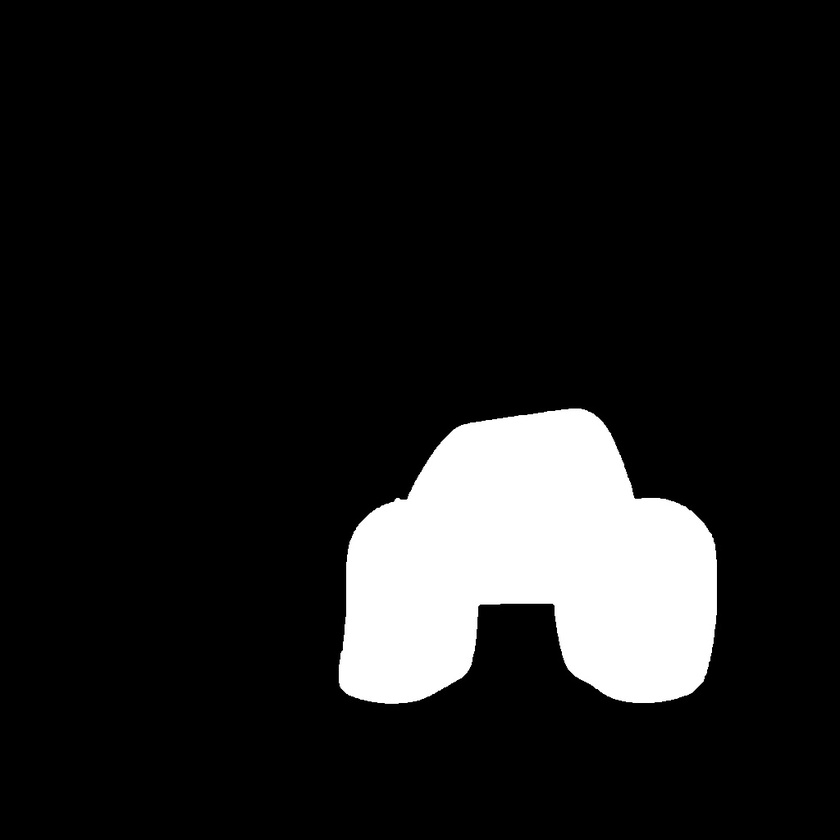
#> input picture code/test2.jpg, 840 x 840 px, shrunk from 1024 x 1024 before the run
$ python Cvtest.py   (older library calls are emulated)
#> lines starting #> are read from the running program, lines starting #| are printed output that depends on the picture; after the words box and inside, x2 and y2 are one past the last pixel; in counts of white or black regions, pixels touching at a corner belong together
#coding=utf-8
import cv2
image = cv2.imread("test2.jpg")
#> image is the input picture: shape (840, 840, 3); min 0, max 255, mean 28.4
gray = cv2.cvtColor(image, cv2.COLOR_BGR2GRAY)

gradX = cv2.Sobel(gray, ddepth=cv2.CV_32F, dx=1, dy=0, ksize=-1)
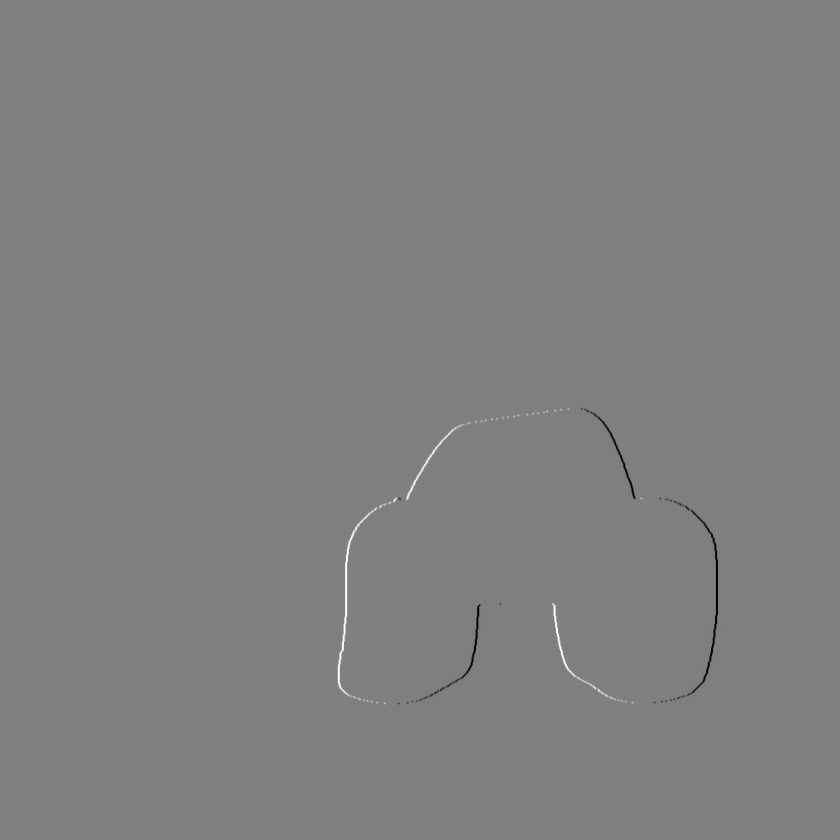
#> gradX: shape (840, 840) float32; min -4080, max 4080, mean 0; drawn with min black and max white
gradY = cv2.Sobel(gray, ddepth=cv2.CV_32F, dx=0, dy=1, ksize=-1)

# subtract the y-gradient from the x-gradient
gradient = cv2.subtract(gradX, gradY)
gradient = cv2.convertScaleAbs(gradient)
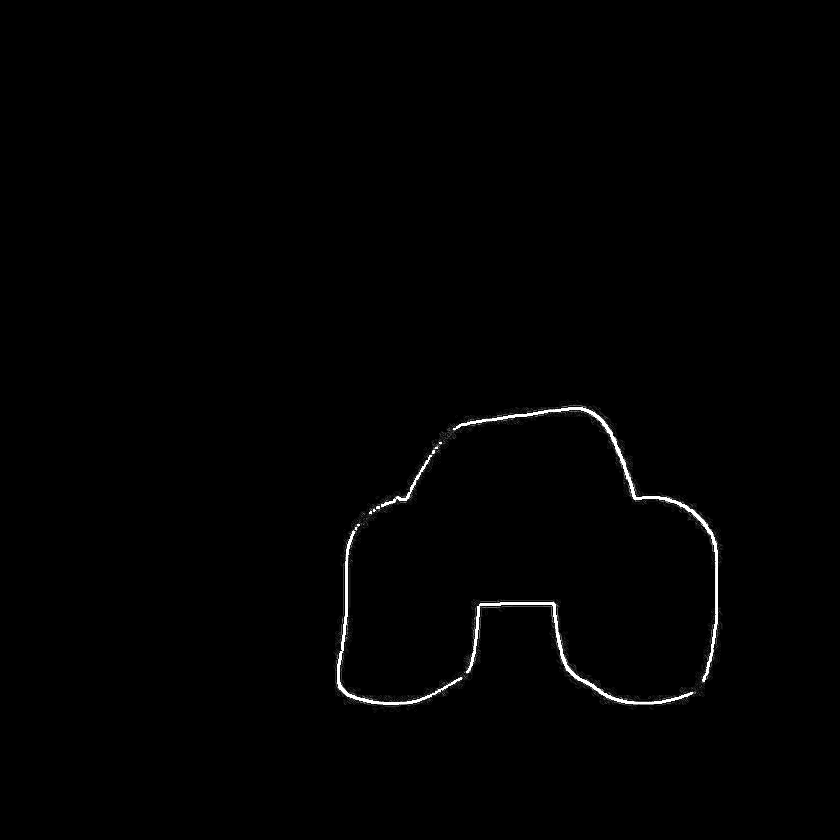
#> gradient: shape (840, 840); min 0, max 255, mean 1.8

# blur and threshold the image
blurred = cv2.blur(gradient, (9, 9))
(_, thresh) = cv2.threshold(blurred, 90, 255, cv2.THRESH_BINARY)
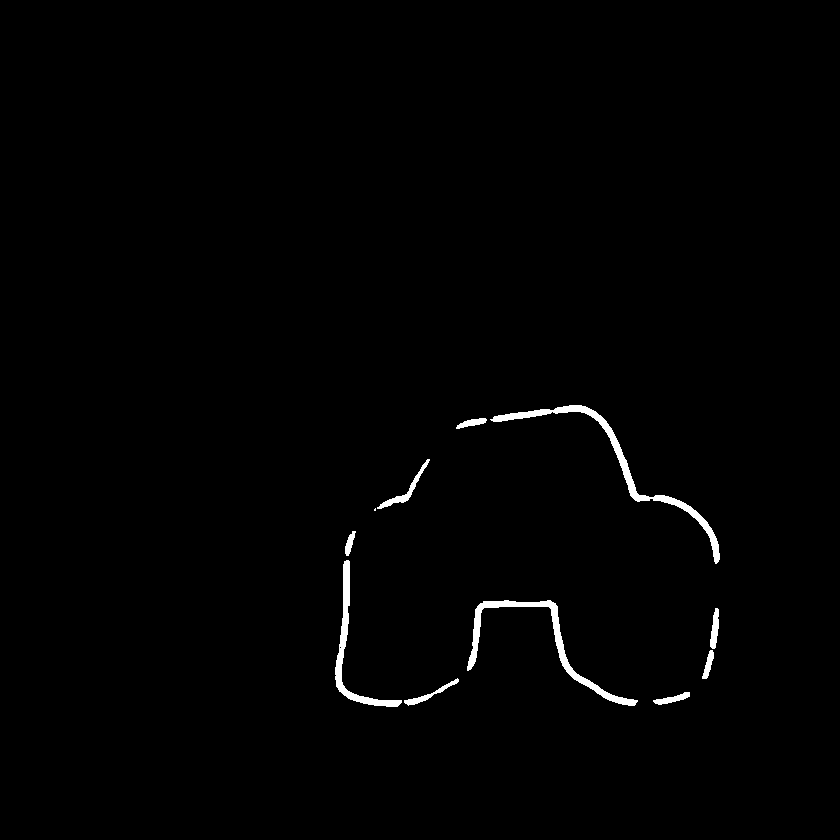
#> thresh: shape (840, 840); 0.95% white; 11 white regions (1 under 20 px), largest, box (x1, y1, x2, y2) and area: (490, 405, 720, 564) 2069, (467, 600, 638, 706) 1817, (335, 560, 402, 707) 1274

kernel = cv2.getStructuringElement(cv2.MORPH_RECT, (25, 25))
closed = cv2.morphologyEx(thresh, cv2.MORPH_CLOSE, kernel)
#> closed: shape (840, 840); 1% white; 5 white regions, box (x1, y1, x2, y2) and area: (456, 405, 720, 564) 2327, (467, 600, 690, 706) 2163, (335, 531, 459, 707) 1760, (702, 608, 719, 679) 419, (374, 459, 430, 511) 372

# perform a series of erosions and dilations
closed = cv2.erode(closed, None, iterations=4)
#> closed: shape (840, 840); every value is 0
closed = cv2.dilate(closed, None, iterations=4)

(cnts, _) = cv2.findContours(closed.copy(), cv2.RETR_EXTERNAL, cv2.CHAIN_APPROX_SIMPLE)
#> cnts = []
#> (the run stopped early here; a loop or call above may not have finished)
